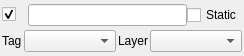
<?xml version="1.0" encoding="UTF-8"?>
<ui version="4.0">
 <class>UIGameObjectHeader</class>
 <widget class="QWidget" name="UIGameObjectHeader">
  <property name="geometry">
   <rect>
    <x>0</x>
    <y>0</y>
    <width>244</width>
    <height>56</height>
   </rect>
  </property>
  <layout class="QVBoxLayout" name="verticalLayout_2">
   <property name="spacing">
    <number>2</number>
   </property>
   <property name="leftMargin">
    <number>2</number>
   </property>
   <property name="topMargin">
    <number>2</number>
   </property>
   <property name="rightMargin">
    <number>2</number>
   </property>
   <property name="bottomMargin">
    <number>2</number>
   </property>
   <item>
    <layout class="QHBoxLayout" name="up">
     <property name="spacing">
      <number>0</number>
     </property>
     <item>
      <widget class="QCheckBox" name="activeCheckBox">
       <property name="sizePolicy">
        <sizepolicy hsizetype="Maximum" vsizetype="Fixed">
         <horstretch>0</horstretch>
         <verstretch>0</verstretch>
        </sizepolicy>
       </property>
       <property name="minimumSize">
        <size>
         <width>26</width>
         <height>0</height>
        </size>
       </property>
       <property name="text">
        <string/>
       </property>
       <property name="checked">
        <bool>true</bool>
       </property>
      </widget>
     </item>
     <item>
      <widget class="QLineEdit" name="name">
       <property name="sizePolicy">
        <sizepolicy hsizetype="Expanding" vsizetype="Fixed">
         <horstretch>0</horstretch>
         <verstretch>0</verstretch>
        </sizepolicy>
       </property>
      </widget>
     </item>
     <item>
      <widget class="QCheckBox" name="staticCheckBox">
       <property name="text">
        <string>Static</string>
       </property>
      </widget>
     </item>
    </layout>
   </item>
   <item>
    <layout class="QHBoxLayout" name="down" stretch="0,1,0,1">
     <property name="spacing">
      <number>2</number>
     </property>
     <item>
      <widget class="QLabel" name="tagLabel">
       <property name="text">
        <string>Tag</string>
       </property>
      </widget>
     </item>
     <item>
      <widget class="QComboBox" name="tag"/>
     </item>
     <item>
      <widget class="QLabel" name="layerLabel">
       <property name="text">
        <string>Layer</string>
       </property>
      </widget>
     </item>
     <item>
      <widget class="QComboBox" name="layer"/>
     </item>
    </layout>
   </item>
  </layout>
 </widget>
 <resources/>
 <connections/>
</ui>
